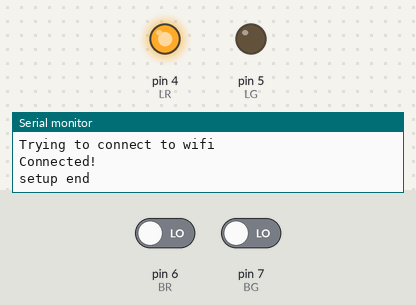
A sketch run on a simulated Arduino Uno, built with avr-gcc and run on an emulated ATmega328P. On the bench: output pins drawn as LEDs (lit = HIGH), the last lines printed to the serial monitor. The inputs (shaded band) are chosen by the test bench; at power-on: pin 7 (BG) LOW, pin 6 (BR) LOW. The modem accepts every AT command (registered, SIM ready, sends succeed) and sends nothing else.

Above: at 14.2 s.
14.3 s: pin 7 (BG) driven HIGH
At 17.2 s:
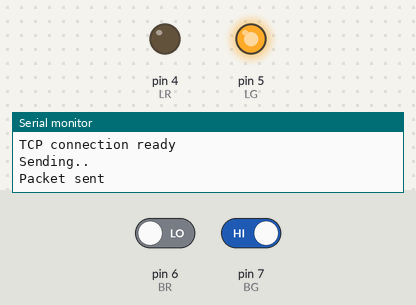
17.3 s: pin 6 (BR) driven HIGH
At 21.0 s:
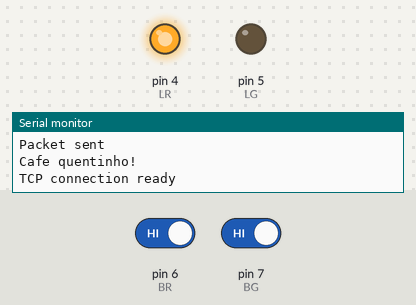
Timing chart, 0 to 26.3 s (numbered marks = the images above; inputs shaded):
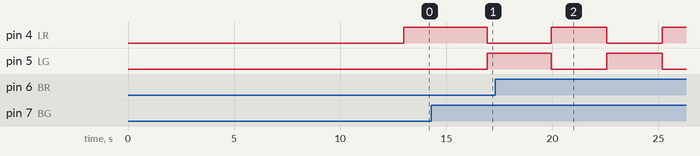

Measured:
- after the input at 14.3 s, pin 4 (LR): HIGH → LOW after 2.6 s; pin 5 (LG): LOW → HIGH after 2.6 s
- after the input at 17.3 s, pin 4 (LR): LOW → HIGH after 2.6 s, → LOW 2.6 s later, → HIGH 2.6 s later; pin 5 (LG): HIGH → LOW after 2.6 s, → HIGH 2.6 s later, → LOW 2.6 s later

The sketch:

CafeQuentinho.ino
```cpp
#include "SoftwareSerial.h"
#define DEBUG true
#define TX 9
#define RX 8
#define BG 7
#define BR 6
#define LG 5
#define LR 4

String ssid ="YOUR_WIFI_NETWORK";
String password="YOUR_WIFI_PASSWORD";
SoftwareSerial esp(RX, TX);
String data = "";
String server = "YOUR_SERVER_IP_OR_HOSTNAME";
String uriOK = "/HAS_COFFEE_METHOD";
String uriBAD = "/NO_COFFEE_METHOD";

byte dat [5];
String temp ,hum;

boolean state = false;


void setup() {


  pinMode(LG, OUTPUT);
  pinMode(LR, OUTPUT);
  pinMode(BG, INPUT);
  pinMode(BR, INPUT);

  state = false;

  esp.begin(115200);
  Serial.begin(115200);

  Serial.println("setup");

  delay(1000);
  reset();
  delay(1000);

  Serial.println("Trying to connect to wifi");

  connectWifi();

  Serial.println("setup end");

}

void loop() {
  if(state){
    // CAFE QUENTINHO
    digitalWrite(LG,HIGH);
    digitalWrite(LR,LOW);
    if(digitalRead(BR)){
      CafeFriozinho();
    }
  }
  else{
    // CAFE FRIOZINHO
    digitalWrite(LG,LOW);
    digitalWrite(LR,HIGH);
    if(digitalRead(BG)){
      CafeQuentinho();
    }
  }

delay(100);
}


void CafeQuentinho(){
Serial.println("Cafe quentinho!");
  state = true;
  httppost();
}

void CafeFriozinho(){
  state = false;
  httppost();
}

//reset the esp8266 module
void reset() {
  /*if(DEBUG){
  if(esp.available())
    Serial.println("ESP Available");
  else
    Serial.println("ESP Not Available");
  }*/
  sendData("AT+RST\r\n", 2000, DEBUG);
  delay(4000);
  if(esp.find("OK") ) Serial.println("Module Reset");
}

//connect to your wifi network
void connectWifi() {
  String cmd = "AT+CWJAP=\"" +ssid+"\",\"" + password + "\"";
  esp.println(cmd);
  delay(4000);
  if(esp.find("OK")) {
    Serial.println("Connected!");
  }
  else {
    Serial.println("Cannot connect to wifi");
    connectWifi();
  }
}


void httppost () {
  String uri = "";
  if(state){
    uri = uriOK;
  }
  else{
    uri = uriBAD;
  }
  esp.println("AT+CIPSTART=\"TCP\",\"" + server + "\",80");//start a TCP connection.
  if( esp.find("OK")) {
    Serial.println("TCP connection ready");
  }
  delay(1000);
  String postRequest =
    "POST " + uri + " HTTP/1.0\r\n" +
    "Host: " + server + "\r\n" +
    //"Accept: *" + "/" + "*\r\n" +
    "Content-Length: " + data.length() + "\r\n" +
    //"Content-Type: application/x-www-form-urlencoded\r\n" +
    "\r\n" + data;
  String sendCmd = "AT+CIPSEND=";//determine the number of caracters to be sent.
  esp.print(sendCmd);
  esp.println(postRequest.length() );
  delay(500);
  if(esp.find(">")) {
    Serial.println("Sending..");
    esp.print(postRequest);
    if( esp.find("SEND OK")) {
      Serial.println("Packet sent");
      while (esp.available()) {
        String tmpResp = esp.readString();
        Serial.println(tmpResp);
      }
      // close the connection
      esp.println("AT+CIPCLOSE");
    }
  }
}

String sendData(String command, const int timeout, boolean debug)
{
  // SENDS AT COMMANDS TO MODULE
  String response = "";
  esp.print(command);
  long int time = millis();
  while ( (time + timeout) > millis())
  {
    while (esp.available())
    {
      // The esp has data so display its output to the serial window
      char c = esp.read(); // read the next character.
      response += c;
    }
  }
  if (debug)
  {
    Serial.print(response);
  }
  return response;
}
```
